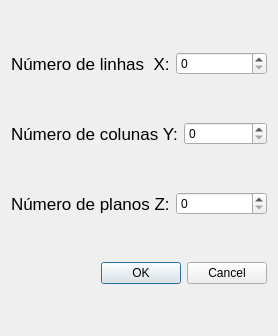
<?xml version="1.0" encoding="UTF-8"?>
<ui version="4.0">
 <class>ConexaoSculptor</class>
 <widget class="QDialog" name="ConexaoSculptor">
  <property name="geometry">
   <rect>
    <x>0</x>
    <y>0</y>
    <width>278</width>
    <height>336</height>
   </rect>
  </property>
  <property name="windowTitle">
   <string>Dialog</string>
  </property>
  <layout class="QVBoxLayout" name="verticalLayout">
   <item>
    <layout class="QHBoxLayout" name="horizontalLayout">
     <item>
      <widget class="QLabel" name="label">
       <property name="font">
        <font>
         <pointsize>13</pointsize>
        </font>
       </property>
       <property name="text">
        <string>Número de linhas  X:</string>
       </property>
      </widget>
     </item>
     <item>
      <widget class="QSpinBox" name="spinBoxLinhas"/>
     </item>
    </layout>
   </item>
   <item>
    <layout class="QHBoxLayout" name="horizontalLayout_2">
     <item>
      <widget class="QLabel" name="label_2">
       <property name="font">
        <font>
         <pointsize>13</pointsize>
        </font>
       </property>
       <property name="text">
        <string>Número de colunas Y:</string>
       </property>
      </widget>
     </item>
     <item>
      <widget class="QSpinBox" name="spinBoxColunas"/>
     </item>
    </layout>
   </item>
   <item>
    <layout class="QHBoxLayout" name="horizontalLayout_3">
     <item>
      <widget class="QLabel" name="label_3">
       <property name="font">
        <font>
         <pointsize>13</pointsize>
        </font>
       </property>
       <property name="text">
        <string>Número de planos Z:</string>
       </property>
      </widget>
     </item>
     <item>
      <widget class="QSpinBox" name="spinBoxPlanos"/>
     </item>
    </layout>
   </item>
   <item>
    <widget class="QDialogButtonBox" name="buttonBox">
     <property name="orientation">
      <enum>Qt::Horizontal</enum>
     </property>
     <property name="standardButtons">
      <set>QDialogButtonBox::Cancel|QDialogButtonBox::Ok</set>
     </property>
    </widget>
   </item>
  </layout>
 </widget>
 <resources/>
 <connections>
  <connection>
   <sender>buttonBox</sender>
   <signal>accepted()</signal>
   <receiver>ConexaoSculptor</receiver>
   <slot>accept()</slot>
   <hints>
    <hint type="sourcelabel">
     <x>248</x>
     <y>254</y>
    </hint>
    <hint type="destinationlabel">
     <x>157</x>
     <y>274</y>
    </hint>
   </hints>
  </connection>
  <connection>
   <sender>buttonBox</sender>
   <signal>rejected()</signal>
   <receiver>ConexaoSculptor</receiver>
   <slot>reject()</slot>
   <hints>
    <hint type="sourcelabel">
     <x>316</x>
     <y>260</y>
    </hint>
    <hint type="destinationlabel">
     <x>286</x>
     <y>274</y>
    </hint>
   </hints>
  </connection>
 </connections>
</ui>
